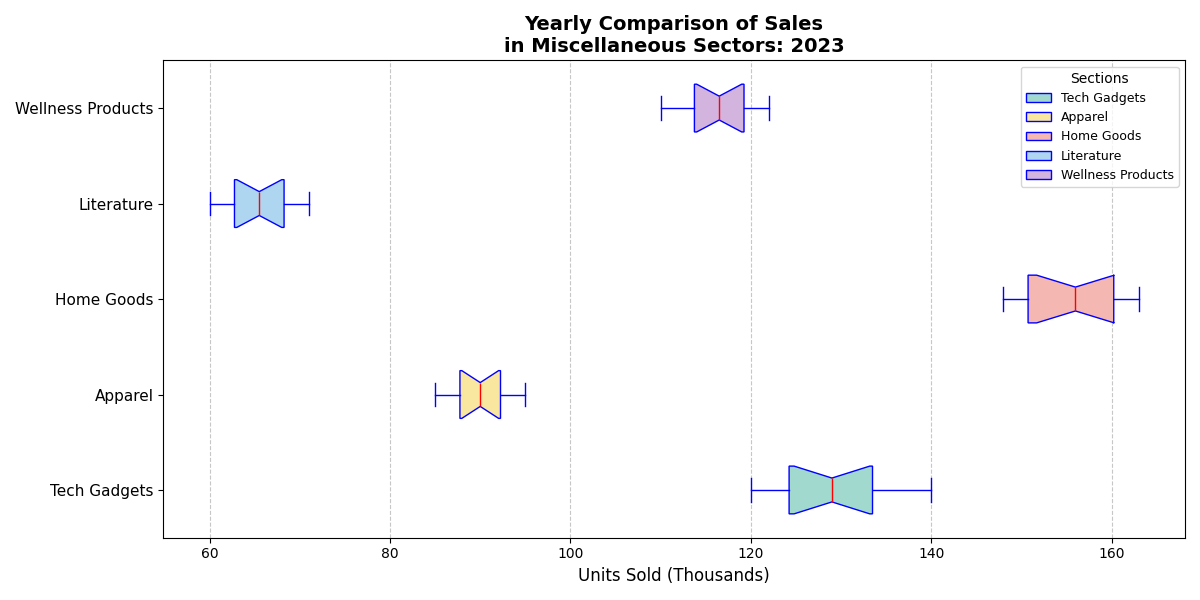

Python code for this plot:
import matplotlib.pyplot as plt

categories = ["Tech Gadgets", "Apparel", "Home Goods", "Literature", "Wellness Products"]

electronics_sales = [120, 130, 125, 140, 135, 128, 127, 132, 138, 122, 121, 133]
fashion_sales = [85, 95, 90, 89, 92, 94, 87, 88, 91, 86, 93, 90]
home_kitchen_sales = [150, 160, 155, 148, 162, 157, 151, 149, 163, 154, 158, 161]
books_sales = [60, 65, 63, 70, 68, 66, 62, 67, 69, 64, 61, 71]
health_beauty_sales = [110, 115, 118, 112, 120, 119, 117, 116, 121, 114, 113, 122]

data = [
    electronics_sales,
    fashion_sales,
    home_kitchen_sales,
    books_sales,
    health_beauty_sales
]

fig, ax = plt.subplots(figsize=(12, 6))

box = ax.boxplot(data, notch=True, patch_artist=True, vert=False,
                 boxprops=dict(facecolor="lightblue", color="blue"),
                 capprops=dict(color="blue"),
                 whiskerprops=dict(color="blue"),
                 flierprops=dict(markerfacecolor='red', marker='o', markersize=8, linestyle='none'),
                 medianprops=dict(color="red"))

colors = ['#A2D9CE', '#F9E79F', '#F5B7B1', '#AED6F1', '#D2B4DE']
for patch, color in zip(box['boxes'], colors):
    patch.set_facecolor(color)

ax.set_title("Yearly Comparison of Sales\nin Miscellaneous Sectors: 2023", fontsize=14, fontweight='bold')
ax.set_xlabel('Units Sold (Thousands)', fontsize=12)
ax.set_yticks(range(1, len(categories) + 1))
ax.set_yticklabels(categories, fontsize=11)

ax.xaxis.grid(True, linestyle='--', which='both', alpha=0.7)

ax.legend([box["boxes"][i] for i in range(len(categories))], categories, loc='upper right', fontsize=9, title="Sections")

plt.tight_layout()
plt.show()
